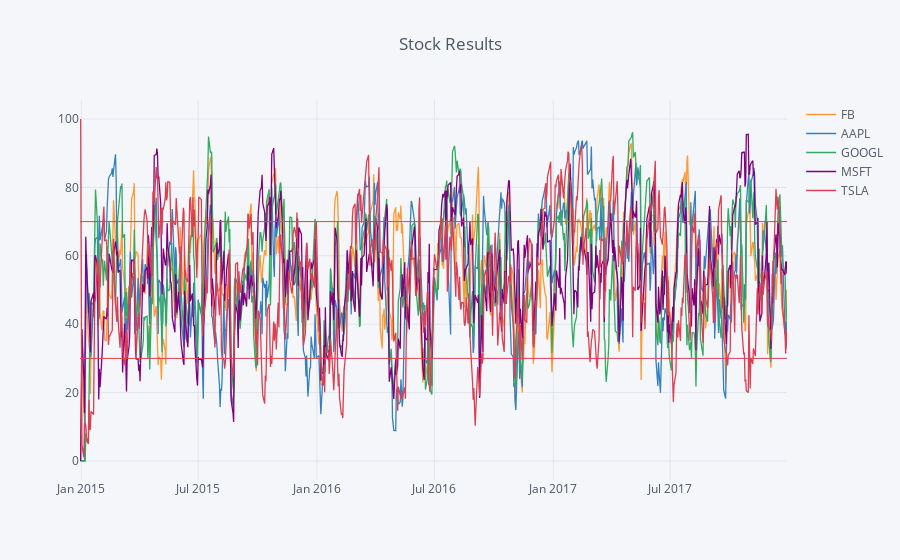

Write notebook code for a chart like this one.
### Code cell
#importing all modules

import time
from datetime import datetime       
import pandas as pd
import matplotlib.pyplot as plt
import numpy as np
import dateutil.parser as parser
import matplotlib.pylab as pylab


#Asking the user for inputs

#for number of stocks

selected_stocks =  []
n = int(input("Enter the number of stocks "))

for i in range(0, n):
    print("Enter your stock", i+1)
    item = input()
    selected_stocks.append(item)
print(selected_stocks)

#Asking for the method to calculate RSI and its Moving window Range

m = input("Select the method to compute Relative Strength Index (EWMA/SMA): ")
wr = int(input("Please enter the Moving Window range:"))

#asking for the dates range to pull out the stocks results

#start date
s_date = input('Please enter a start date between 2010-01-01 and 2017-12-31 ,in the format YYYY-MM-DD, here:')         
s_year = parser.parse(s_date).year
s_month= parser.parse(s_date).month
s_day = parser.parse(s_date).day

#end date

e_date = input('Please enter a end date between 2010-01-01 and 2017-12-31 ,in the format YYYY-MM-DD, here:')        
e_year = parser.parse(e_date).year
e_month= parser.parse(e_date).month
e_day = parser.parse(e_date).day

dt=datetime(s_year,s_month,s_day)
s_date=int(round(dt.timestamp()))  
dt=datetime(e_year,e_month,e_day)
e_date=int(round(dt.timestamp()))  

df_RSI=pd.DataFrame(columns=selected_stocks)

#taking all the above user's input and creating the dataframe
for s in selected_stocks:
    df = pd.read_csv(f"https://query1.finance.yahoo.com/v7/finance/download/{s}?period1={s_date}&period2={e_date}&interval=1d&events=history&includeAdjustedClose=true")
    df=RSI(df, period=wr, method=m)
    display(df) 
    df_RSI[s]=df['RSI']
    
df_RSI[s] = df['RSI']
df_RSI['Date']=df['Date'] 

#plotting the chart

from plotly.offline import download_plotlyjs, init_notebook_mode, plot, iplot
import cufflinks as cf
init_notebook_mode(connected=True)
cf.go_offline()

fig=df_RSI.iplot(hline=[30,70],x=['Date'],
                title='Stock Results',
                
                )

### Figure 1 — Plotly figure (JSON) as saved in the notebook; plotly's stock layout.template omitted (floating-point values rounded to 4 significant figures; data arrays with more than 128 entries replaced by an {"elided": "..."} marker saying what was removed)
{"data": [{"line": {"color": "rgba(255, 153, 51, 1.0)", "dash": "solid", "shape": "linear", "width": 1.3}, "mode": "lines", "name": "FB", "text": "", "type": "scatter", "x": {"elided": "757 str values"}, "y": {"elided": "757 mixed values"}}, {"line": {"color": "rgba(55, 128, 191, 1.0)", "dash": "solid", "shape": "linear", "width": 1.3}, "mode": "lines", "name": "AAPL", "text": "", "type": "scatter", "x": {"elided": "757 str values"}, "y": {"elided": "757 mixed values"}}, {"line": {"color": "rgba(50, 171, 96, 1.0)", "dash": "solid", "shape": "linear", "width": 1.3}, "mode": "lines", "name": "GOOGL", "text": "", "type": "scatter", "x": {"elided": "757 str values"}, "y": {"elided": "757 mixed values"}}, {"line": {"color": "rgba(128, 0, 128, 1.0)", "dash": "solid", "shape": "linear", "width": 1.3}, "mode": "lines", "name": "MSFT", "text": "", "type": "scatter", "x": {"elided": "757 str values"}, "y": {"elided": "757 mixed values"}}, {"line": {"color": "rgba(219, 64, 82, 1.0)", "dash": "solid", "shape": "linear", "width": 1.3}, "mode": "lines", "name": "TSLA", "text": "", "type": "scatter", "x": {"elided": "757 str values"}, "y": {"elided": "757 mixed values"}}], "layout": {"legend": {"bgcolor": "#F5F6F9", "font": {"color": "#4D5663"}}, "paper_bgcolor": "#F5F6F9", "plot_bgcolor": "#F5F6F9", "shapes": [{"line": {"color": "#db4052", "dash": "solid", "width": 1}, "type": "line", "x0": 0, "x1": 1, "xref": "paper", "y0": 30, "y1": 30, "yref": "y"}, {"line": {"color": "#db4052", "dash": "solid", "width": 1}, "type": "line", "x0": 0, "x1": 1, "xref": "paper", "y0": 70, "y1": 70, "yref": "y"}], "title": "Stock Results", "titlefont": {"color": "#4D5663"}, "xaxis": {"gridcolor": "#E1E5ED", "showgrid": true, "tickfont": {"color": "#4D5663"}, "title": "", "titlefont": {"color": "#4D5663"}, "zerolinecolor": "#E1E5ED"}, "yaxis": {"gridcolor": "#E1E5ED", "showgrid": true, "tickfont": {"color": "#4D5663"}, "title": "", "titlefont": {"color": "#4D5663"}, "zerolinecolor": "#E1E5ED"}}}
